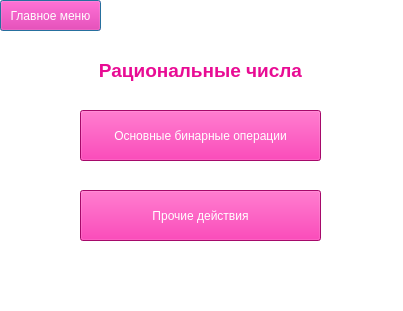
<?xml version="1.0" encoding="UTF-8"?>
<ui version="4.0">
 <class>QModulesWindowMain</class>
 <widget class="QDialog" name="QModulesWindowMain">
  <property name="geometry">
   <rect>
    <x>0</x>
    <y>0</y>
    <width>403</width>
    <height>311</height>
   </rect>
  </property>
  <property name="windowTitle">
   <string>Модули N</string>
  </property>
  <property name="styleSheet">
   <string notr="true">background-color: white</string>
  </property>
  <widget class="QPushButton" name="pushButton_main">
   <property name="geometry">
    <rect>
     <x>0</x>
     <y>0</y>
     <width>101</width>
     <height>31</height>
    </rect>
   </property>
   <property name="styleSheet">
    <string notr="true">background-color: #E80C94; color: white</string>
   </property>
   <property name="text">
    <string>Главное меню</string>
   </property>
  </widget>
  <widget class="QPushButton" name="pushButton_bin">
   <property name="geometry">
    <rect>
     <x>80</x>
     <y>110</y>
     <width>241</width>
     <height>51</height>
    </rect>
   </property>
   <property name="font">
    <font>
     <pointsize>9</pointsize>
    </font>
   </property>
   <property name="styleSheet">
    <string notr="true">background-color: #E80C94; color: white</string>
   </property>
   <property name="text">
    <string>Основные бинарные операции</string>
   </property>
  </widget>
  <widget class="QPushButton" name="pushButton_other">
   <property name="geometry">
    <rect>
     <x>80</x>
     <y>190</y>
     <width>241</width>
     <height>51</height>
    </rect>
   </property>
   <property name="font">
    <font>
     <pointsize>9</pointsize>
    </font>
   </property>
   <property name="styleSheet">
    <string notr="true">background-color: #E80C94; color: white</string>
   </property>
   <property name="text">
    <string>Прочие действия</string>
   </property>
  </widget>
  <widget class="QLabel" name="label">
   <property name="geometry">
    <rect>
     <x>0</x>
     <y>50</y>
     <width>401</width>
     <height>41</height>
    </rect>
   </property>
   <property name="font">
    <font>
     <pointsize>14</pointsize>
     <weight>75</weight>
     <bold>true</bold>
    </font>
   </property>
   <property name="styleSheet">
    <string notr="true">color: #E80C94</string>
   </property>
   <property name="text">
    <string>Рациональные числа</string>
   </property>
   <property name="alignment">
    <set>Qt::AlignCenter</set>
   </property>
  </widget>
 </widget>
 <resources/>
 <connections/>
</ui>
